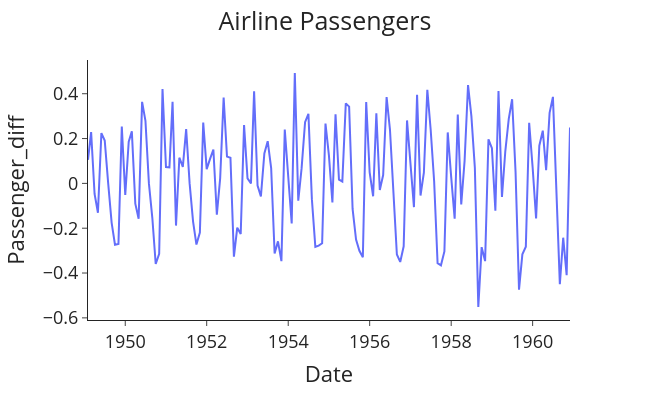

The code cell stored with this chart in its notebook:
### Markdown cell above
There is an obvious trend and seasonality, so the data is not stationary as the mean and variance is changing over time. Therefore, we need to apply differencing and the Box-Cox transform to make our series stationary as required by SARIMA:

### Code cell
# Import packages
from scipy.stats import boxcox

# Make the data stationary
data['Passengers_Boxcox'], lam = boxcox(data['#Passengers'])
data["Passenger_diff"] = data["Passengers_Boxcox"].diff()
data.dropna(inplace=True)

# Plot the stationary passenger data
plot_passenger_volumes(df=data, y='Passenger_diff')

### Figure 1 — Plotly figure (JSON) as saved in the notebook; plotly's stock layout.template omitted (floating-point values rounded to 4 significant figures; data arrays with more than 128 entries replaced by an {"elided": "..."} marker saying what was removed)
{"data": [{"hovertemplate": "Date=%{x}<br>Passenger_diff=%{y}<extra></extra>", "legendgroup": "", "line": {"color": "#636efa", "dash": "solid"}, "marker": {"symbol": "circle"}, "mode": "lines", "name": "", "orientation": "v", "showlegend": false, "type": "scatter", "x": {"elided": "143 str values"}, "xaxis": "x", "y": {"elided": "143 float values"}, "yaxis": "y"}], "layout": {"font": {"size": 18}, "height": 400, "legend": {"tracegroupgap": 0}, "margin": {"t": 60}, "title": {"text": "Airline Passengers", "x": 0.5}, "width": 650, "xaxis": {"anchor": "y", "domain": [0.0, 1.0], "title": {"text": "Date"}}, "yaxis": {"anchor": "x", "domain": [0.0, 1.0], "title": {"text": "Passenger_diff"}}}}
